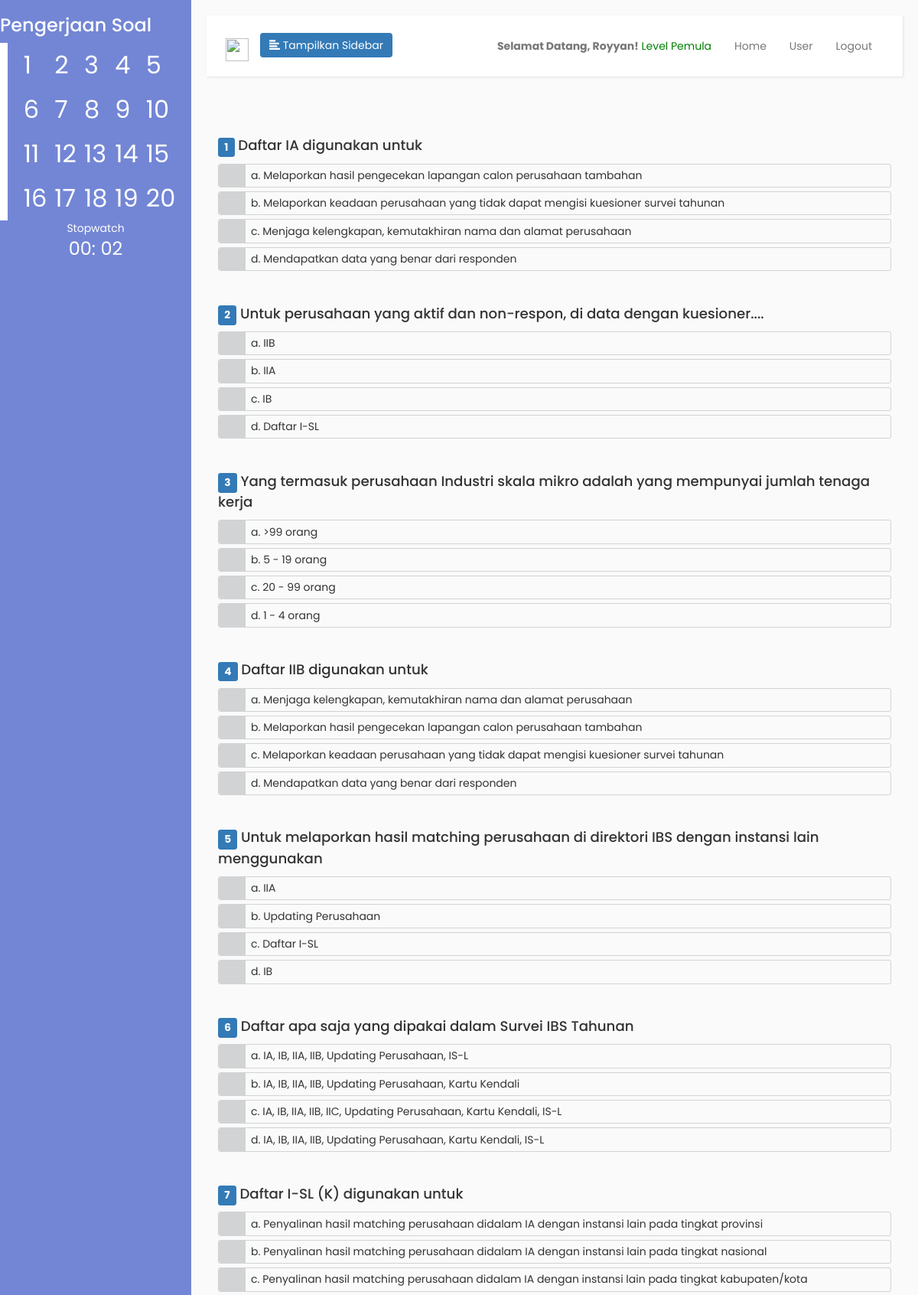
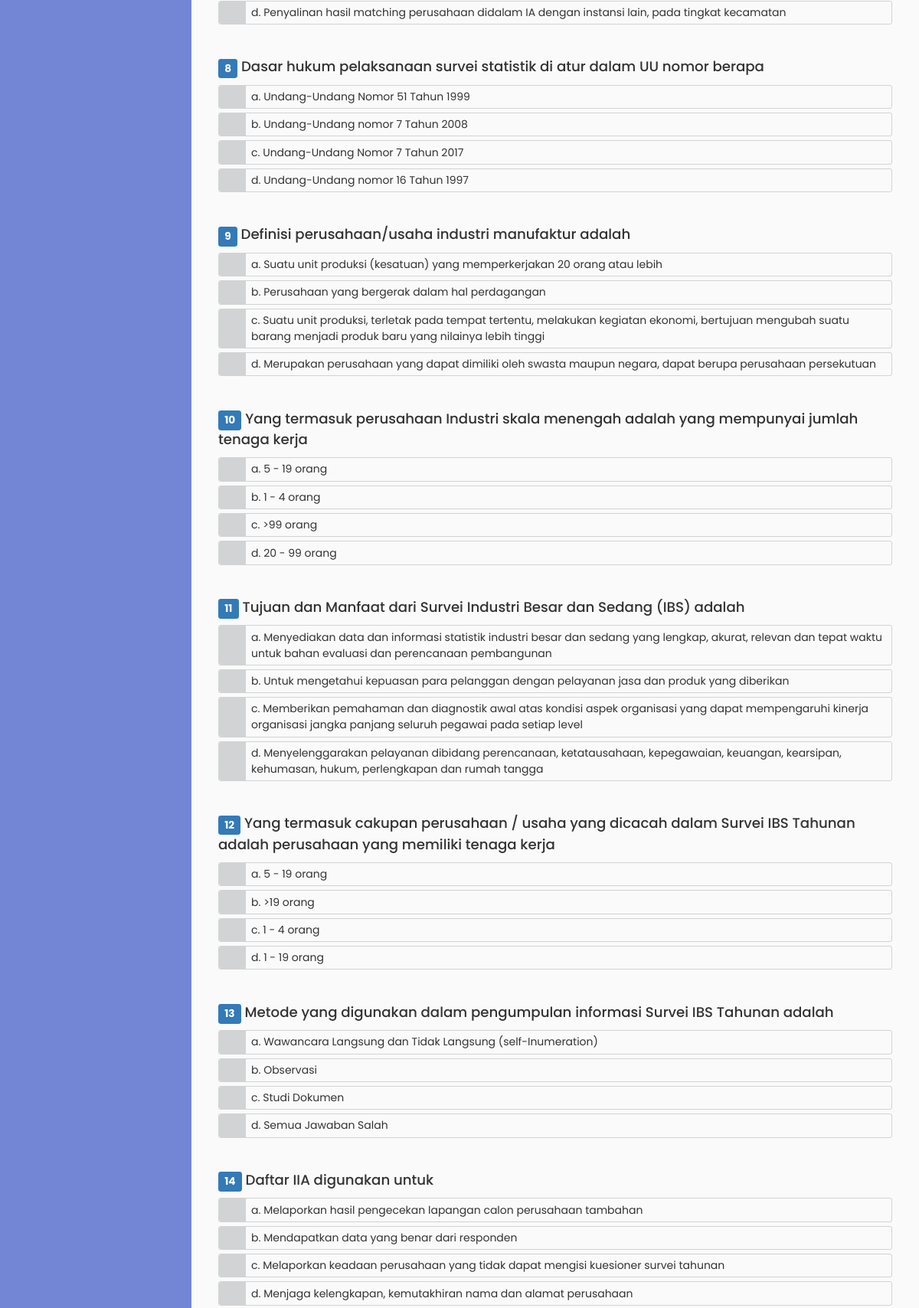
Page /test.php (signed in, upper part) on the committed database (2 pictures, top to bottom).
### tables this page shows
CREATE TABLE `pertayaantes` (
  `id` int(11) NOT NULL,
  `id_konsep` int(11) NOT NULL,
  `id_topik` int(11) NOT NULL,
  `id_test` int(11) NOT NULL,
  `id_question` int(11) NOT NULL,
  `weight` int(11) NOT NULL,
  `question` varchar(471) NOT NULL,
  `correct` varchar(161) NOT NULL,
  `A` varchar(176) NOT NULL,
  `B` varchar(178) DEFAULT NULL,
  `C` varchar(145) DEFAULT NULL,
  `D` varchar(161) DEFAULT NULL
);

### load_questions.php (the view, shortened to what this page needs)
<link href="css/radio_button_questions.css" rel="stylesheet" >
<?php
    if ($test_type == 'pretest') {
        echo '<form action="scoring_pretest.php" method="post" name="pertayaantes" id="pertayaantes">';
    } else {
        echo '<form action="scoring.php" method="post" name="pertayaantes" id="pertayaantes">';
    }
?>
<div class="col-md-12">
<?php
    $current_konsep = $_SESSION['konsep_aktif'];
    $query = "SELECT id_konsep, id_topik, id_test, id_question, weight, question, correct, A, B, C, D FROM " . $test_type;
    $result = $con->query($query);
    $rows = array();
    while($row = $result->fetch(PDO::FETCH_NUM)) {
        $row_konsep = $row[0];
        if ( ($test_type == 'pertayaantes' && $row_konsep == $current_konsep) || $test_type == 'pretest') {
            array_push($rows, $row);
        }
    }
    shuffle($rows);
    $num = 0;
    $letters = array('a','b', 'c', 'd');
    foreach ($rows as $row) {
        $id_test = ($row[2] < 10 ? '0'.$row[2] : $row[2]);
        $id_question = ($row[2] < 10 ? '0'.$row[3] : $row[3]);
        echo ('
        <h5 class="question" id="question-'.$id_test.$id_question.'">'. '<span class="label label-primary">'.++$num.'</span> ' . $row[5].'</h5>
        ');
        $answers = [$row[7], $row[8], $row[9], $row[10]];
        shuffle($answers);
        $j = 0;
        echo ('<div class="funkyradio">');
        foreach ($answers as $answer) {
            echo ('
            <div class="funkyradio-primary">
            <input type="radio" name="q-'.$id_test.$id_question.'" class="q-'.$id_test.$id_question.'" id="q-'.$id_test.$id_question.'-'.$letters[$j].'" value="'.$answer.'" />
            <label for="q-'.$id_test.$id_question.'-'.$letters[$j].'">'.$letters[$j].'. '.$answer.'</label>
            </div>
            ');
            $j++;
        }
        echo ('</div>');
    }
?>
</div>
</form>

### css/sidebar.css (style rules this page uses)
body { font-family: 'Poppins', sans-serif; background: #fafafa; }

### css/radio_button_questions.css (style rules this page uses)
.question { line-height: 1.5em; font-size: 1.3em; margin-top:2em; }
.funkyradio label { width: 100%; border-radius: 3px; border: 1px solid #D1D3D4; font-weight: normal; line-height: 1.5em; }
.funkyradio input[type="radio"]:empty~label, .funkyradio input[type="checkbox"]:empty~label { position: relative; padding: 0.3em; margin-top: 0em; cursor: pointer; -webkit-user-select: none; -moz-user-select: none; -ms-user-select: none; user-select: none; padding-left: 3em; }
.funkyradio input[type="radio"]:empty~label:before, .funkyradio input[type="checkbox"]:empty~label:before { position: absolute; display: block; top: 0; bottom: 0; left: 0; content: ''; width: 2.5em; background: #D1D3D4; border-radius: 3px 0 0 3px; }

### rows in the picture
pertayaantes: question "Daftar IA digunakan untuk", j "a", answer "Melaporkan hasil pengecekan lapangan calon perusahaan tambahan", j "b", answer "Melaporkan keadaan perusahaan yang tidak dapat mengisi kuesioner survei tahunan", j "c", answer "Menjaga kelengkapan, kemutakhiran nama dan alamat perusahaan", j "d", answer "Mendapatkan data yang benar dari responden"
pertayaantes: question "Untuk perusahaan yang aktif dan non-respon, di data dengan kuesioner....", j "a", answer "IIB", j "b", C "IIA", j "c", A "IB", j "d", D "Daftar I-SL"
pertayaantes: question "Yang termasuk perusahaan Industri skala mikro adalah yang mempunyai jumlah tenaga kerja", j "a", answer ">99 orang", j "b", answer "5 - 19 orang", j "c", answer "20 - 99 orang", j "d", answer "1 - 4 orang"
pertayaantes: question "Daftar IIB digunakan untuk", j "a", A "Menjaga kelengkapan, kemutakhiran nama dan alamat perusahaan", j "b", B "Melaporkan hasil pengecekan lapangan calon perusahaan tambahan", j "c", answer "Melaporkan keadaan perusahaan yang tidak dapat mengisi kuesioner survei tahunan", j "d", C "Mendapatkan data yang benar dari responden"
pertayaantes: question "Untuk melaporkan hasil matching perusahaan di direktori IBS dengan instansi lain menggunakan", j "a", answer "IIA", j "b", answer "Updating Perusahaan", j "c", answer "Daftar I-SL", j "d", answer "IB"
pertayaantes: question "Daftar apa saja yang dipakai dalam Survei IBS Tahunan", j "a", D "IA, IB, IIA, IIB, Updating Perusahaan, IS-L", j "b", C "IA, IB, IIA, IIB, Updating Perusahaan, Kartu Kendali", j "c", A "IA, IB, IIA, IIB, IIC, Updating Perusahaan, Kartu Kendali, IS-L", j "d", answer "IA, IB, IIA, IIB, Updating Perusahaan, Kartu Kendali, IS-L"
pertayaantes: question "Daftar I-SL (K) digunakan untuk", j "a", answer "Penyalinan hasil matching perusahaan didalam IA dengan instansi lain pada tingkat provinsi", j "b", answer "Penyalinan hasil matching perusahaan didalam IA dengan instansi lain pada tingkat nasional", j "c", answer "Penyalinan hasil matching perusahaan didalam IA dengan instansi lain pada tingkat kabupaten/kota", j "d", answer "Penyalinan hasil matching perusahaan didalam IA dengan instansi lain, pada tingkat kecamatan"
pertayaantes: question "Dasar hukum pelaksanaan survei statistik di atur dalam UU nomor berapa", j "a", B "Undang-Undang Nomor 51 Tahun 1999", j "b", A "Undang-Undang nomor 7 Tahun 2008", j "c", C "Undang-Undang Nomor 7 Tahun 2017", j "d", answer "Undang-Undang nomor 16 Tahun 1997"
pertayaantes: question "Definisi perusahaan/usaha industri manufaktur adalah", j "a", A "Suatu unit produksi (kesatuan) yang memperkerjakan 20 orang atau lebih", j "b", B "Perusahaan yang bergerak dalam hal perdagangan", j "c", answer "Suatu unit produksi, terletak pada tempat tertentu, melakukan kegiatan ekonomi, bertujuan mengubah suatu barang menjadi produk baru yang nilainya lebih tinggi", j "d", C "Merupakan perusahaan yang dapat dimiliki oleh swasta maupun negara, dapat berupa perusahaan persekutuan"
pertayaantes: question "Yang termasuk perusahaan Industri skala menengah adalah yang mempunyai jumlah tenaga kerja", j "a", answer "5 - 19 orang", j "b", answer "1 - 4 orang", j "c", answer ">99 orang", j "d", answer "20 - 99 orang"
pertayaantes: question "Tujuan dan Manfaat dari Survei Industri Besar dan Sedang (IBS) adalah", j "a", answer "Menyediakan data dan informasi statistik industri besar dan sedang yang lengkap, akurat, relevan dan tepat waktu untuk bahan evaluasi dan perencanaan pembangunan", j "b", B "Untuk mengetahui kepuasan para pelanggan dengan pelayanan jasa dan produk yang diberikan", j "c", A "Memberikan pemahaman dan diagnostik awal atas kondisi aspek organisasi yang dapat mempengaruhi kinerja organisasi jangka panjang seluruh pegawai pada setiap level", j "d", C "Menyelenggarakan pelayanan dibidang perencanaan, ketatausahaan, kepegawaian, keuangan, kearsipan, kehumasan, hukum, perlengkapan dan rumah tangga"
pertayaantes: question "Yang termasuk cakupan perusahaan / usaha yang dicacah dalam Survei IBS Tahunan adalah perusahaan yang memiliki tenaga kerja", j "a", B "5 - 19 orang", j "b", answer ">19 orang", j "c", A "1 - 4 orang", j "d", D "1 - 19 orang"
pertayaantes: question "Metode yang digunakan dalam pengumpulan informasi Survei IBS Tahunan adalah", j "a", answer "Wawancara Langsung dan Tidak Langsung (self-Inumeration)", j "b", B "Observasi", j "c", C "Studi Dokumen", j "d", D "Semua Jawaban Salah"
pertayaantes: question "Daftar IIA digunakan untuk", j "a", answer "Melaporkan hasil pengecekan lapangan calon perusahaan tambahan", j "b", answer "Mendapatkan data yang benar dari responden", j "c", answer "Melaporkan keadaan perusahaan yang tidak dapat mengisi kuesioner survei tahunan", j "d", answer "Menjaga kelengkapan, kemutakhiran nama dan alamat perusahaan"

### other values in the picture
$_SESSION['nama'] "Royyan"
